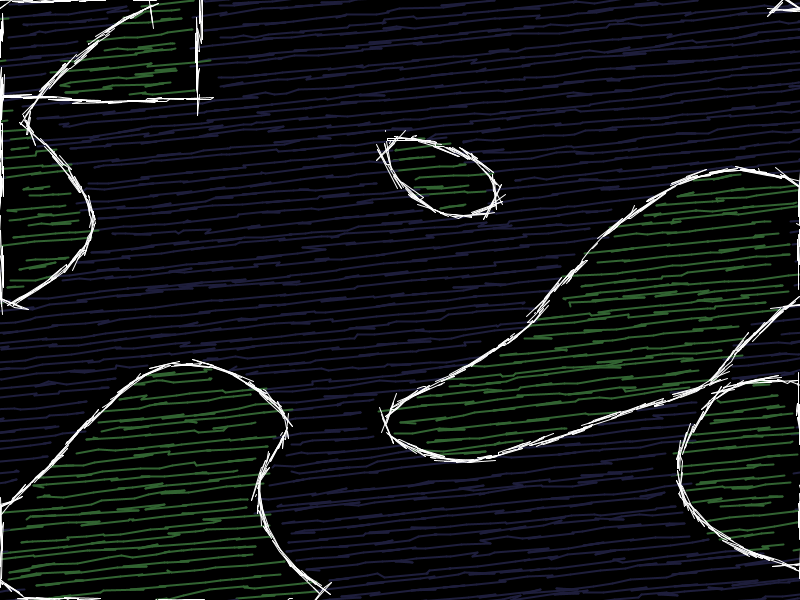
Frame 1 (no input)
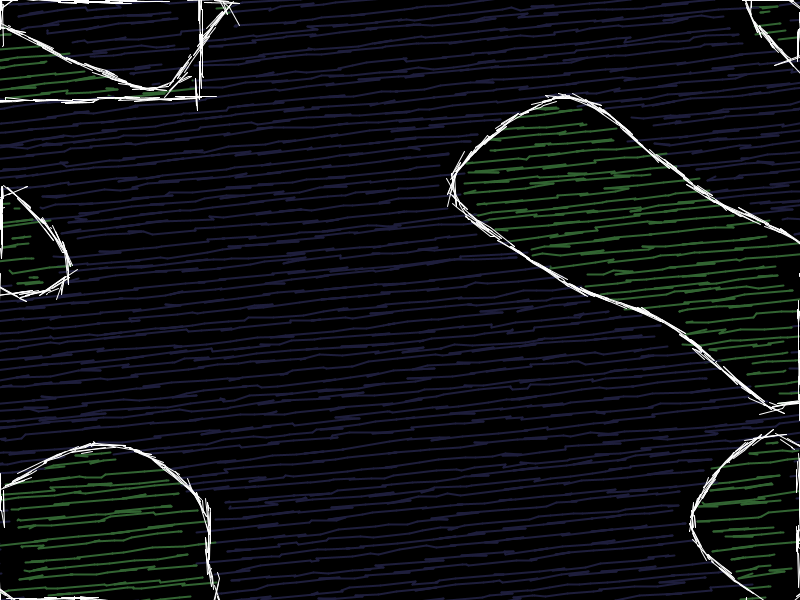
Frame 60 (the mouse pressed at the canvas centre just before this capture)
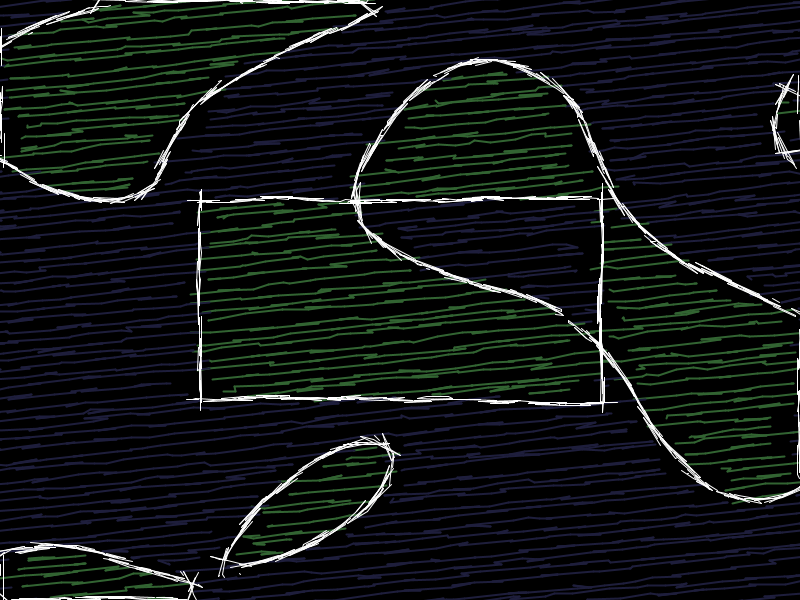
Frame 120 (the mouse held since frame 60 and released just before this capture)

The Processing sketch that drew these frames (run headless with seeded random() and noise(); from frame 60 on, the mouse is pressed at the canvas centre):

// Processing sketch: processing_98855
// ── processing_98855.pde


import java.util.*;

void setup()
{
  size(800, 600);
  smooth();
  noFill();
  frameRate(12);
}


int grid_width = 64, grid_height = 64;
float[][] dists = new float[grid_width + 1][grid_height + 1];
float accum_length;
float sketch_segment_length = 10;

List<Line> lines = new ArrayList<Line>();
Map<Integer, List<Line>> loops = new HashMap<Integer, List<Line>>();

class Line
{
  public PVector v0;
  public PVector v1;
  public int loop = -1;
}

void addLine(PVector v0, PVector v1)
{
  Line l = new Line();
  l.v0 = v0;
  l.v1 = v1;
  lines.add(l);
}

void draw()
{
  background(0);

  lines.clear();
  loops.clear();

  accum_length = 0.0f;

  float t = (float)millis() / 1000.0f;

  generateFieldLines(t);
  addBorder();
  detectLoops();

  strokeWeight(2);
  sketch_segment_length = 15;
  fillShapes(color(50, 100, 50), color(30, 30, 60));


  stroke(255);
  strokeWeight(1);
  sketch_segment_length = 3;

  for(List<Line> list : loops.values())
  {
    for(Line l : list)
      sketchLine(l.v0, l.v1, sketch_segment_length);
  }
}

void generateFieldLines(final float t)
{
  for(int y = 0; y < grid_height + 1; ++y)
    for(int x = 0; x < grid_width + 1; ++x)
    {
      if(x == 0 || y == 0 || x == grid_width || y == grid_height)
        dists[x][y] = 0.0f;
      else
      {
        float u = (float)x, v = (float)y;
        dists[x][y] = sin(u * 0.1f + cos(v * 0.12f + t) ) * cos(v * 0.1f + sin(u * 0.12f + t * 0.3f)) - 0.2f;
        dists[x][y] += (cos(u * 0.02f * 8.0f) * sin(v * 0.013f * 8.0f) - 0.4f) * 0.4f;
      }
    }
  
  for(int y = 0; y < grid_height; ++y)
    for(int x = 0; x < grid_width; ++x)
    {
      drawGridCell(x, y, dists[x][y], dists[x + 1][y], dists[x][y + 1], dists[x + 1][y + 1]);
    }
}

void addBorder()
{
  int ox = mouseX - 400, oy = mouseY - 300;
  addSquare(new PVector(200 + ox, 200 + oy), new PVector(width - 200 + ox, height - 200 + oy));
}

void detectLoops()
{
  int loop = -1;
  for(Line l0 : lines)
  {
    if(l0.loop == -1)
    {
      ++loop;
      l0.loop = loop;
      
      for(;;)
      {
        boolean found = false;
        
        for(Line l1 : lines)
        {
          if(l0 != l1 && l1.loop != l0.loop && (pointsAreEqual(l0.v0, l1.v0) || pointsAreEqual(l0.v1, l1.v0) ||
             pointsAreEqual(l0.v0, l1.v1) || pointsAreEqual(l0.v1, l1.v1)))
          {
            l1.loop = l0.loop;
            found = true;
            l0 = l1;
            break;
          }
        }
       
        if(!found)
          break;
      }
    }
  }

  for(Line l : lines)
  {
    if(!loops.containsKey(l.loop))
      loops.put(l.loop, new ArrayList<Line>());
     
    List<Line> list = loops.get(l.loop);
    list.add(l); 
  }
}

boolean pointsAreEqual(final PVector v0, final PVector v1)
{
  return PVector.dist(v0, v1) < 1;
}

void addSquare(final PVector v0, final PVector v1)
{
  PVector v2 = new PVector(v1.x, v0.y);
  PVector v3 = new PVector(v0.x, v1.y);
  addLine(v0, v2);
  addLine(v2, v1);
  addLine(v1, v3);
  addLine(v3, v0);
}

void fillShapes(final color interior_colour, final color exterior_colour)
{
  PVector stroke_dir = new PVector(-20, 2);
  stroke_dir.normalize();
  PVector stroke_norm = new PVector(stroke_dir.y, -stroke_dir.x);
  float mind = 1e6f, maxd = -1e6f;
  float step_size = 10.0f;

  mind = 0.0f;
  maxd = +1000.0f;

  for (float x = mind; x < maxd; x += step_size)
  {
    PVector ro = PVector.mult(stroke_norm, x);
    PVector rd = stroke_dir;

    SortedSet<Float> intersections = new TreeSet<Float>();

    for (Line l : lines)
    {
      PVector its = clipRay(ro, rd, l.v0, l.v1);

      if (its != null)
      {
        float t = PVector.dot(PVector.sub(its, ro), rd);
        intersections.add(t);
      }
    }

    boolean inside = false;
    int count = 0;
    float pf = -1e3f;
    for(float f : intersections)
    {
      inside = !inside;
      
      if(!inside)
        stroke(interior_colour);
      else
        stroke(exterior_colour);
        
        float t0 = pf + 10.0f, t1 = f - 10.0f;
        
        ++count;
       
        if(t1 > t0)
          sketchLine(PVector.add(ro, PVector.mult(rd, t0)),
                     PVector.add(ro, PVector.mult(rd, t1)), sketch_segment_length);
      pf = f;
    }

    if(!inside)
    {
      stroke(exterior_colour);
      float t0 = pf + 10.0f, t1 = 700.0f;
      
      ++count;
     
      if(t1 > t0)
        sketchLine(PVector.add(ro, PVector.mult(rd, t0)),
                   PVector.add(ro, PVector.mult(rd, t1)), sketch_segment_length);
    }
 
  }  

}

PVector clipRay(PVector ro, PVector rd, PVector pa, PVector pb)
{
  PVector pd = PVector.sub(pb, pa);
  PVector pn = new PVector(pd.y, -pd.x);
  pn.normalize();

  float d = PVector.dot(rd, pn);
  
  if(d == 0.0f)
    return null;
  
  float t = -PVector.dot(PVector.sub(ro, pa), pn) / d;
  PVector its = PVector.add(ro, PVector.mult(rd, t));
  float p = PVector.sub(its, pa).dot(pd) / pd.mag();

  if (p >= 0.0f && p <= pd.mag()) 
    return its;
  else
    return null;
}


void drawGridCell(final int x, final int y,
      final float d00, final float d10, final float d01, final float d11)
{
  int code = 0;
  
  if(d00 <= 0)
    code |= 1;

  if(d10 <= 0)
    code |= 2;

  if(d11 <= 0)
    code |= 4;

  if(d01 <= 0)
    code |= 8;

  int x0 = (x + 0) * width / grid_width,
      y0 = (y + 0) * height / grid_height;

  int x1 = (x + 1) * width / grid_width,
      y1 = (y + 1) * height / grid_height;

  float[] ds = { d00, d10, d11, d01 };
  
  int[][] ps = { { x0, y0 }, { x1, y0 },
                 { x1, y1 }, { x0, y1 } };

  switch(code)
  {
    case 1:
      drawGridCell_1(ds, ps, 0);
      break;

    case 2:
      drawGridCell_1(ds, ps, 1);
      break;

    case 3:
      drawGridCell_2(ds, ps, 0);
      break;

    case 4:
      drawGridCell_1(ds, ps, 2);
      break;
      
    case 5:
      drawGridCell_3(ds, ps, 2);
      break;
      
    case 6:
      drawGridCell_2(ds, ps, 1);
      break;
      
    case 7:
      drawGridCell_4(ds, ps, 1);
      break;

    case 8:
      drawGridCell_1(ds, ps, 3);
      break;

    case 9:
      drawGridCell_2(ds, ps, 3);
      break;

    case 10:
      drawGridCell_3(ds, ps, 1);
      break;
      
    case 11:
      drawGridCell_4(ds, ps, 0);
      break;      

    case 12:
      drawGridCell_2(ds, ps, 2);
      break; 

    case 13:
      drawGridCell_4(ds, ps, 3);
      break;

    case 14:
      drawGridCell_4(ds, ps, 2);
      break;
  }
}


// one corner
void drawGridCell_1(float[] ds, int[][] ps, int rot)
{
  int i0 = (rot + 0) & 3, i1 = (rot + 1) & 3,
      i2 = (rot + 2) & 3, i3 = (rot + 3) & 3;
  
  float t0 = isopoint(ds[i0], ds[i1]),
        t1 = isopoint(ds[i0], ds[i3]);
  
  PVector v0 = new PVector(ps[i0][0] + t0 * (ps[i1][0] - ps[i0][0]),
                           ps[i0][1] + t0 * (ps[i1][1] - ps[i0][1]));
  
  PVector v1 = new PVector(ps[i0][0] + t1 * (ps[i3][0] - ps[i0][0]),
                           ps[i0][1] + t1 * (ps[i3][1] - ps[i0][1]));

  addLine(v0, v1);
}

// two corners adjacent
void drawGridCell_2(float[] ds, int[][] ps, int rot)
{
  int i0 = (rot + 0) & 3, i1 = (rot + 1) & 3,
      i2 = (rot + 2) & 3, i3 = (rot + 3) & 3;
  
  float t0 = isopoint(ds[i1], ds[i2]),
        t1 = isopoint(ds[i0], ds[i3]);

  PVector v0 = new PVector(ps[i1][0] + t0 * (ps[i2][0] - ps[i1][0]),
                           ps[i1][1] + t0 * (ps[i2][1] - ps[i1][1]));
  
  PVector v1 = new PVector(ps[i0][0] + t1 * (ps[i3][0] - ps[i0][0]),
                           ps[i0][1] + t1 * (ps[i3][1] - ps[i0][1]));

  addLine(v0, v1);
}

// two corners opposite
void drawGridCell_3(float[] ds, int[][] ps, int rot)
{
  int i0 = (rot + 0) & 3, i1 = (rot + 1) & 3,
      i2 = (rot + 2) & 3, i3 = (rot + 3) & 3;
  
  float t0 = isopoint(ds[i0], ds[i1]),
        t1 = isopoint(ds[i1], ds[i2]),
        t2 = isopoint(ds[i2], ds[i3]),
        t3 = isopoint(ds[i3], ds[i0]);
  
  PVector v0 = new PVector(ps[i0][0] + t0 * (ps[i1][0] - ps[i0][0]),
                           ps[i0][1] + t0 * (ps[i1][1] - ps[i0][1]));
  
  PVector v1 = new PVector(ps[i3][0] + t3 * (ps[i0][0] - ps[i3][0]),
                           ps[i3][1] + t3 * (ps[i0][1] - ps[i3][1]));

  PVector v2 = new PVector(ps[i1][0] + t1 * (ps[i2][0] - ps[i1][0]),
                           ps[i1][1] + t1 * (ps[i2][1] - ps[i1][1]));
  
  PVector v3 = new PVector(ps[i2][0] + t2 * (ps[i3][0] - ps[i2][0]),
                           ps[i2][1] + t2 * (ps[i3][1] - ps[i2][1]));

  addLine(v0, v1);
  addLine(v2, v3);
}



// three corners
void drawGridCell_4(float[] ds, int[][] ps, int rot)
{
  int i0 = (rot + 0) & 3, i1 = (rot + 1) & 3,
      i2 = (rot + 2) & 3, i3 = (rot + 3) & 3;
  
  float t0 = isopoint(ds[i1], ds[i2]),
        t1 = isopoint(ds[i2], ds[i3]);
  
  PVector v0 = new PVector(ps[i1][0] + t0 * (ps[i2][0] - ps[i1][0]),
                           ps[i1][1] + t0 * (ps[i2][1] - ps[i1][1]));
  
  PVector v1 = new PVector(ps[i2][0] + t1 * (ps[i3][0] - ps[i2][0]),
                           ps[i2][1] + t1 * (ps[i3][1] - ps[i2][1]));

  addLine(v0, v1);
}

float isopoint(float d0, float d1)
{
  return abs(d0) / (abs(d0) + abs(d1));
}

void sketchLine(PVector va, PVector vb, float segment_length)
{
  PVector vd = PVector.sub(vb, va);
  PVector vt = new PVector(vd.y, -vd.x);

  vt.normalize();

  float len = vd.mag();

  int num_segments = (int)ceil(len / segment_length);

  PVector pvc = null;

  for (int i = 0; i <= num_segments; ++i)
  {
    float t = sketchCurve((float)i / (float)num_segments, len);

    PVector vc = sketchPoint(t, va, vb, vt);

    if (pvc != null)
    {
      line(pvc.x, pvc.y, vc.x, vc.y);
      accum_length += PVector.dist(pvc, vc);
    }

    pvc = vc;
  }
}

float sketchCurve(float t, float len)
{
  return ((t * len) + cos(t * len * 0.5 + accum_length) * 20.0) / len;
}

PVector sketchPoint(float t, PVector va, PVector vb, PVector vt)
{
  PVector vc = lerpVectors(va, vb, t);
  float f = 0.05;
  vc = PVector.add(vc, PVector.mult(vt, (noise(accum_length * f) - 0.5) * 7.0 + (noise(accum_length * f * 0.05) - 0.5) * 13.0));
  return vc;
}

PVector lerpVectors(PVector a, PVector b, float x)
{
  return PVector.add(PVector.mult(a, 1.0f - x), PVector.mult(b, x));
}
